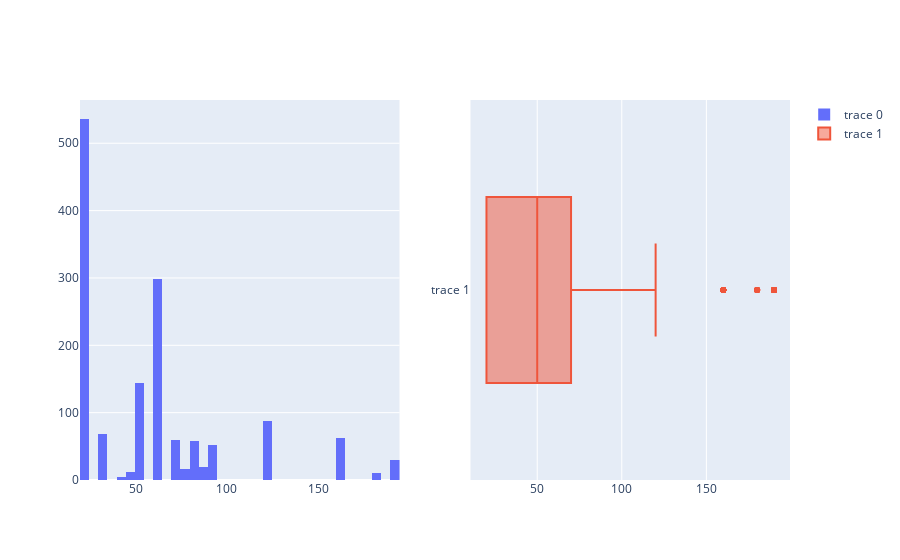

The notebook cell saved with this chart:
### Code cell
fig = make_subplots(rows=1, cols = 2)
fig.add_trace(
    go.Histogram(x =  hdf["MSSubClass"]),row=1,col=1)
fig.add_trace(
    go.Box(x = hdf["MSSubClass"]),row=1,col=2)
fig.show()

### Figure 1 — Plotly figure (JSON) as saved in the notebook; plotly's stock layout.template omitted (floating-point values rounded to 4 significant figures; data arrays with more than 128 entries replaced by an {"elided": "..."} marker saying what was removed)
{"data": [{"type": "histogram", "x": {"elided": "1460 int values"}, "xaxis": "x", "yaxis": "y"}, {"type": "box", "x": {"elided": "1460 int values"}, "xaxis": "x2", "yaxis": "y2"}], "layout": {"xaxis": {"anchor": "y", "domain": [0, 0.45]}, "xaxis2": {"anchor": "y2", "domain": [0.55, 1]}, "yaxis": {"anchor": "x", "domain": [0, 1]}, "yaxis2": {"anchor": "x2", "domain": [0, 1]}}}
